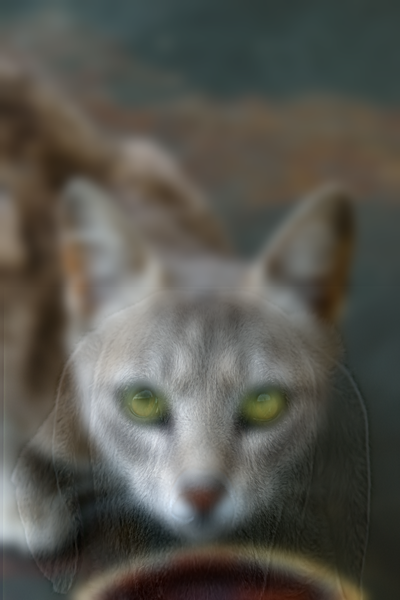

Generate this figure with Python:
import numpy as np
from PIL import Image


# ============================================================
# 1. Cross Correlation
# ============================================================

def cross_correlation_2d(image, kernel):
    image = image.astype(np.float64)

    h, w = image.shape[:2]
    kh, kw = kernel.shape[:2]

    pad_h = kh // 2
    pad_w = kw // 2

    if image.ndim == 3:
        padded = np.pad(
            image,
            (
                (pad_h, pad_h),
                (pad_w, pad_w),
                (0, 0)
            ),
            mode="reflect"
        )

        output = np.zeros_like(
            image,
            dtype=np.float64
        )

        for y in range(h):
            for x in range(w):
                region = padded[
                    y:y + kh,
                    x:x + kw,
                    :
                ]

                output[y, x] = np.sum(
                    region * kernel[:, :, np.newaxis],
                    axis=(0, 1)
                )

    else:
        padded = np.pad(
            image,
            (
                (pad_h, pad_h),
                (pad_w, pad_w)
            ),
            mode="reflect"
        )

        output = np.zeros_like(
            image,
            dtype=np.float64
        )

        for y in range(h):
            for x in range(w):
                region = padded[
                    y:y + kh,
                    x:x + kw
                ]

                output[y, x] = np.sum(
                    region * kernel
                )

    return output


# ============================================================
# 2. Convolution
# ============================================================

def convolve_2d(image, kernel):
    flipped_kernel = np.flip(kernel)

    return cross_correlation_2d(
        image,
        flipped_kernel
    )


# ============================================================
# 3. Gaussian Blur Kernel
# ============================================================

def gaussian_blur_kernel_2d(height, width, sigma):

    kernel = np.zeros(
        (height, width),
        dtype=np.float64
    )

    center_y = height // 2
    center_x = width // 2

    for y in range(height):

        for x in range(width):

            dy = y - center_y
            dx = x - center_x

            kernel[y, x] = np.exp(
                -(dx ** 2 + dy ** 2)
                / (2.0 * sigma ** 2)
            )

    # Normalize kernel
    kernel_sum = np.sum(kernel)

    if kernel_sum > 0:
        kernel /= kernel_sum

    return kernel


# ============================================================
# 4. Low Pass
# ============================================================

def low_pass(image, kernel_size, sigma):

    if isinstance(kernel_size, int):

        kh = kernel_size
        kw = kernel_size

    else:

        kh, kw = kernel_size

    kernel = gaussian_blur_kernel_2d(
        kh,
        kw,
        sigma
    )

    return convolve_2d(
        image,
        kernel
    )


# ============================================================
# 5. High Pass
# ============================================================

def high_pass(image, kernel_size, sigma):

    image_float = image.astype(
        np.float64
    )

    low = low_pass(
        image_float,
        kernel_size,
        sigma
    )

    return image_float - low


# ============================================================
# Main
# ============================================================

if __name__ == "__main__":

    # --------------------------------------------------------
    # Load images
    # --------------------------------------------------------

    img_left = Image.open(
        "left.png"
    ).convert("RGB")

    img_right = Image.open(
        "right.png"
    ).convert("RGB")


    # --------------------------------------------------------
    # Reduce image size for faster processing
    # --------------------------------------------------------

    MAX_SIZE = 600

    img_left.thumbnail(
        (MAX_SIZE, MAX_SIZE),
        Image.Resampling.LANCZOS
    )

    img_right.thumbnail(
        (MAX_SIZE, MAX_SIZE),
        Image.Resampling.LANCZOS
    )


    # --------------------------------------------------------
    # Make both images the same size
    # --------------------------------------------------------

    if img_left.size != img_right.size:

        img_right = img_right.resize(
            img_left.size,
            Image.Resampling.LANCZOS
        )


    # --------------------------------------------------------
    # Convert images to NumPy arrays
    # --------------------------------------------------------

    left_arr = np.array(
        img_left,
        dtype=np.float64
    )

    right_arr = np.array(
        img_right,
        dtype=np.float64
    )


    # --------------------------------------------------------
    # Filter parameters
    # --------------------------------------------------------

    # Low-pass filter
    sigma_low = 6.0
    kernel_size_low = 31


    # High-pass filter
    sigma_high = 2.0
    kernel_size_high = 13


    # --------------------------------------------------------
    # Create Low-pass image
    # --------------------------------------------------------

    print("Processing low-pass...")

    low = low_pass(
        left_arr,
        kernel_size_low,
        sigma_low
    )


    # --------------------------------------------------------
    # Create High-pass image
    # --------------------------------------------------------

    print("Processing high-pass...")

    high = high_pass(
        right_arr,
        kernel_size_high,
        sigma_high
    )

# ---------------------------------
# Reduce the artificial boundary
# caused by the invalid black area
# in the aligned image
# ---------------------------------

gray = np.mean(right_arr, axis=2)

black_rows = np.mean(gray < 5, axis=1)

if np.any(black_rows > 0.8):
    boundary = np.where(black_rows > 0.8)[0][-1] + 1

    fade_start = max(0, boundary - 30)
    fade_end = min(right_arr.shape[0], boundary + 100)

    mask = np.ones(right_arr.shape[0], dtype=np.float64)

    t = np.linspace(
        0.0,
        1.0,
        fade_end - fade_start
    )

    smooth = t * t * (3.0 - 2.0 * t)

    mask[fade_start:fade_end] = smooth

    high *= mask[:, np.newaxis, np.newaxis]
    # --------------------------------------------------------
    # Create Hybrid Image
    # --------------------------------------------------------

    print("Creating hybrid...")

    # Hybrid =
    # Low-pass image + 0.5 * High-pass image

    hybrid = (
        low
        + 0.5 * high
    )


    # --------------------------------------------------------
    # Convert to valid image range
    # --------------------------------------------------------

    hybrid = np.clip(
        hybrid,
        0,
        255
    ).astype(np.uint8)


    # --------------------------------------------------------
    # Save final Hybrid Image
    # --------------------------------------------------------

    Image.fromarray(
        hybrid
    ).save(
        "hybrid.png"
    )


    # --------------------------------------------------------
    # Finished
    # --------------------------------------------------------

    print()
    print("==============================")
    print("DONE!")
    print("hybrid.png created successfully.")
    print("==============================")
